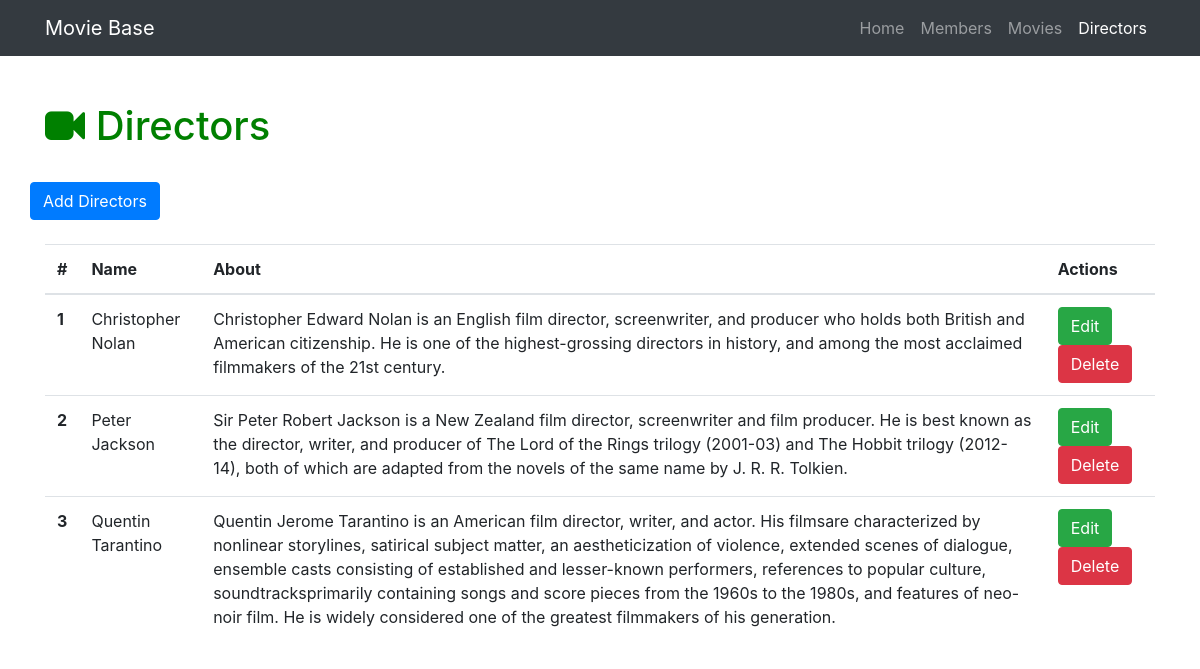
/directors, run on an earlier commit of the app's database.
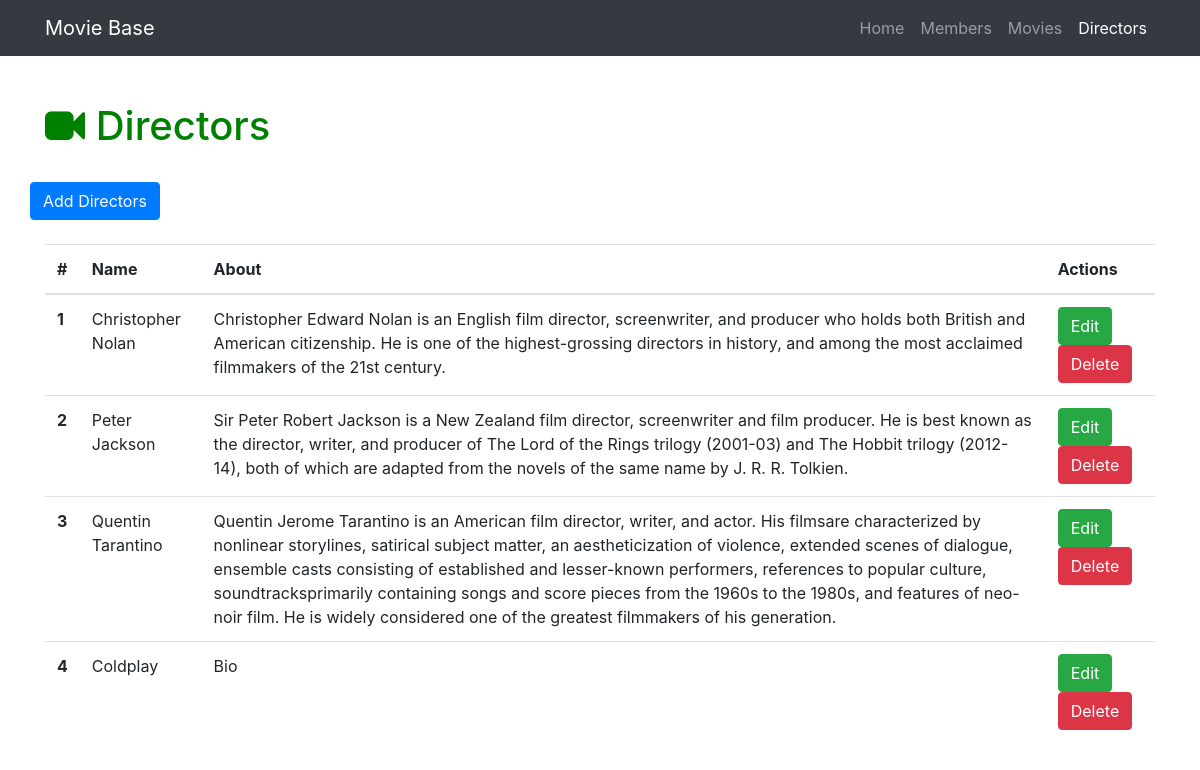
And on a later commit of the database.
### moviebase.py (models this page shows)
class Director(db.Model):
    __tablename__ = 'director'
    id = db.Column(db.Integer, primary_key=True)
    name = db.Column(db.String(64))
    about = db.Column(db.Text)
    movie = db.relationship('Movie', backref='director', cascade="delete")

### moviebase.py (the view)
@app.route('/directors')
def show_all_directors():
    director = Director.query.all()
    return render_template('directors-all.html', director=director)

### templates/directors-all.html (shortened to what this page needs)
{% extends "home-base.html" %}
{% block head %}
{{super()}}
{% endblock %}
{% block active_tab %}
<li class="nav-item">
  <a class="nav-link" href="/">Home</a>
</li>
<li class="nav-item">
  <a class="nav-link" href="/about">Members</a>
</li>
<li class="nav-item">
  <a class="nav-link" href="/movies">Movies</a>
</li>
<li class="nav-item active">
  <a class="nav-link" href="/directors">Directors</a>
</li>
{% endblock %}
{% block page_content %}
<div class="container">
  <div class="row">
    <div class="col-lg-12">
      <h1 class="mt-5"><i class="fa fa-video-camera" aria-hidden="true"></i> Directors</h1><br>
        <div class="row bottom-margin">
          <a href="/directors/add" class="btn btn-primary" role="button" aria-disabled="true">Add Directors</a>
        </div><br>
        {% if director %}
          <table class="table">
            <thead>
              <tr>
                <th>#</th>
                <th>Name</th>
                <th>About</th>
                <th>Actions</th>
              </tr>
            </thead>
            <tbody>
              {% for director in director %}
              <tr>
                  <th scope="row">{{director.id}}</th>
                  <td>{{director.name}}</td>
                  <td>{{director.about}}</td>
                  <td>
                    <a href="/directors/edit/{{director.id}}" class="btn btn-success" role="button">Edit</a>
                    <a href="/directors/delete/{{director.id}}" class="btn btn-danger" role="button">Delete</a>
                  </td>
              </tr>
              {% endfor%}
            </tbody>
          </table>
        {% endif %}
    </div>
  </div>
</div>
{% endblock %}

What changed in the data, as far as the page shows it:
added Director: id "4", name "Coldplay", about "Bio"
